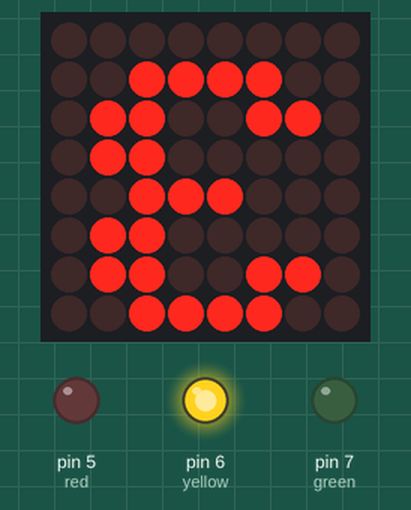
The sketch below on a simulated Arduino Uno, built with avr-gcc and run on an emulated ATmega328P. Parts: 8×8 LED matrix, output pins drawn as LEDs (lit = HIGH).

Above: at 0.1 s.
At 3.1 s:
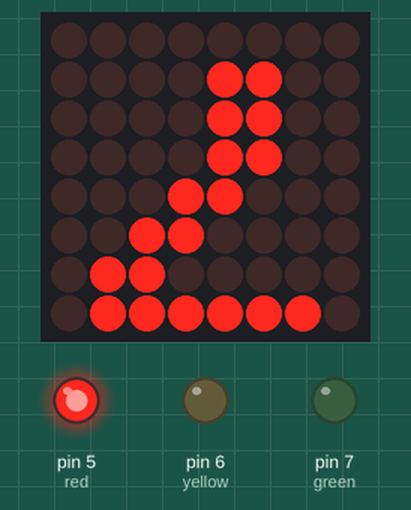
At 4.1 s:
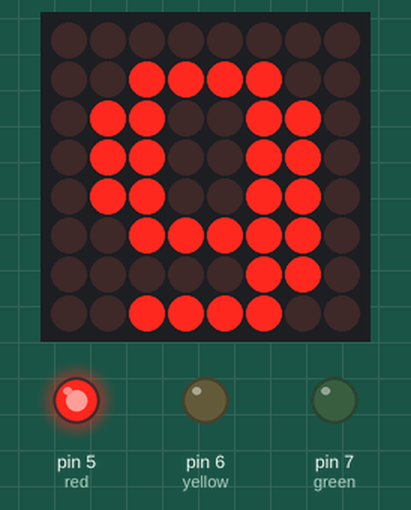
At 9.1 s:
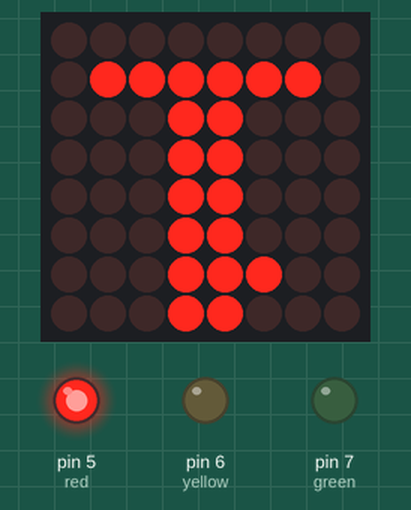
At 14.1 s:
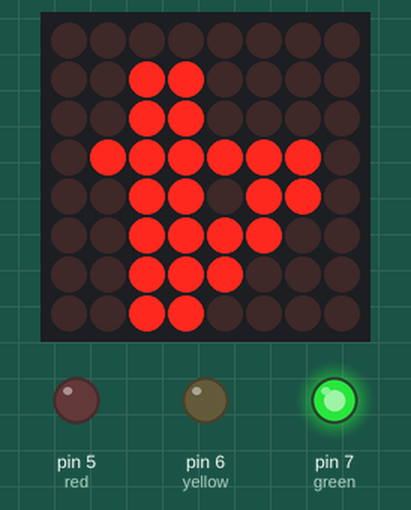
At 19.1 s:
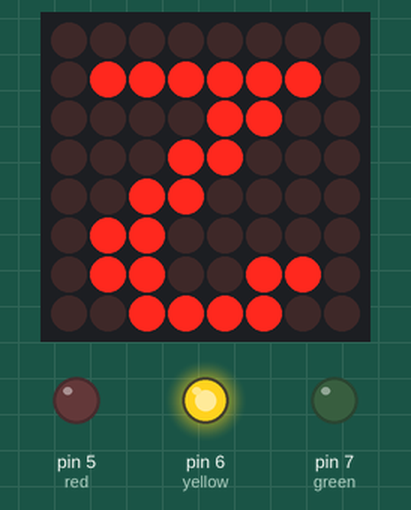
Timing chart, 0 to 40.0 s (numbered marks = the images above):
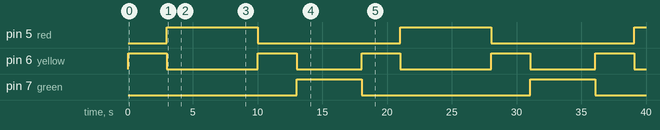

The sketch:

traffic_light.ino
```cpp
#include <LedControl.h>

LedControl lc = LedControl(4, 3, 2, 1); // DIN=D4, CLK=D3, CS=D2

int red    = 5;
int yellow = 6;
int green  = 7;

void setup() {
  pinMode(red, OUTPUT);
  pinMode(yellow, OUTPUT);
  pinMode(green, OUTPUT);

  lc.shutdown(0, false);
  lc.setIntensity(0, 8);
  lc.clearDisplay(0);
}

void allOff() {
  digitalWrite(red, LOW);
  digitalWrite(yellow, LOW);
  digitalWrite(green, LOW);
}

void showNumber(int num) {
  lc.clearDisplay(0);

  // Correct 8x8 font: top-to-bottom, MSB = leftmost column
  byte digits[10][8] = {
    {0x3C,0x66,0x66,0x66,0x66,0x66,0x3C,0x00}, // 0
    {0x18,0x1C,0x18,0x18,0x18,0x18,0x7E,0x00}, // 1
    {0x3C,0x66,0x60,0x30,0x18,0x0C,0x7E,0x00}, // 2
    {0x3C,0x66,0x60,0x38,0x60,0x66,0x3C,0x00}, // 3
    {0x30,0x38,0x3C,0x36,0x7E,0x30,0x30,0x00}, // 4
    {0x7E,0x06,0x3E,0x60,0x60,0x66,0x3C,0x00}, // 5
    {0x3C,0x06,0x3E,0x66,0x66,0x66,0x3C,0x00}, // 6
    {0x7E,0x60,0x30,0x18,0x0C,0x0C,0x0C,0x00}, // 7
    {0x3C,0x66,0x66,0x3C,0x66,0x66,0x3C,0x00}, // 8
    {0x3C,0x66,0x66,0x7C,0x60,0x66,0x3C,0x00}, // 9
  };

  if (num >= 0 && num <= 9) {
    for (int row = 0; row < 8; row++) {
      // Reverse row order to fix vertical flip
      lc.setRow(0, row, digits[num][7 - row]);
    }
  }
}
void countDown(int led, int seconds) {
  allOff();
  digitalWrite(led, HIGH);
  for (int i = seconds; i > 0; i--) {
    showNumber(i);
    delay(1000);
  }
}

void loop() {
  countDown(yellow, 3);  // YELLOW 1 second
  countDown(red,    7);  // RED 5 seconds
  countDown(yellow, 3);  // YELLOW 1 second
  countDown(green,  5);  // GREEN 3 seconds

}
```

Measured:
- by itself, pin 5 (red): alternates HIGH for 7.0 s and LOW for 11.0 s
- by itself, pin 6 (yellow): repeats every 18.0 s: LOW 7.0 s, HIGH 3.0 s, LOW 5.0 s, HIGH 3.0 s
- by itself, pin 7 (green): alternates HIGH for 5.0 s and LOW for 13.0 s
- what the display in image 1 shows lasts 1.0 s, from 3.0 s to 4.0 s
